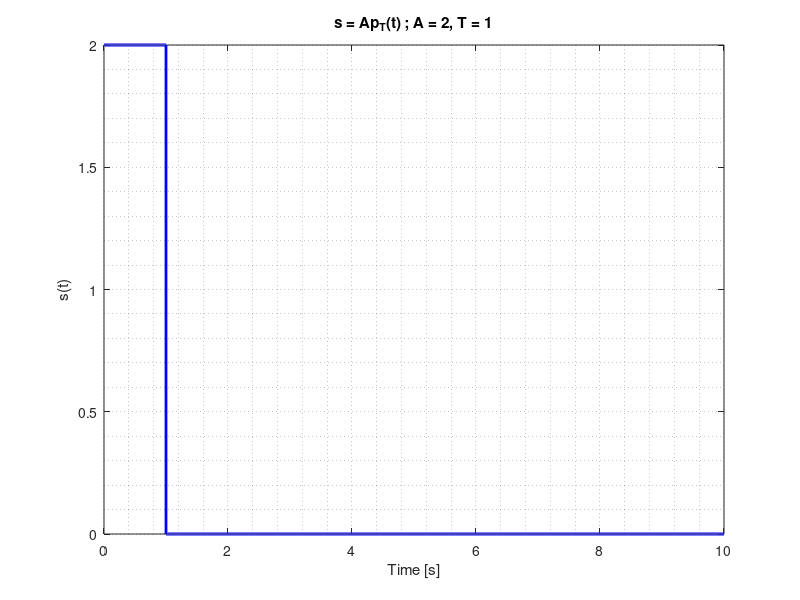

The MATLAB script that drew this image: (Note: this script raises an error after producing the figure.)
%%%%%%%%%%%% Applied Signal Processing Laboratory %%%%%%%%%%%%%%%%%%%%%%%%%

% Written by Oliviero Vouch
% Dept. of Electronics and Telecommunications
% Politecnico di Torino
% 2024

% Exercise 2 - Simulation of TX-RX communication channel and delay
% estimation by cross-correlation

%% Clean workspace
clearvars        % Deletes all the variables in the current workspace
close all force  % Closes all the MATLAB windows except for the IDE     
clc              % Clean the Command Window (but not the hystory)

%% Define simulation parameters for rectangular pulse
A = 2; % rect. pulse amplitude [-]
T = 1; % rect. pulse duration [sec]
Tmin = 0; % Lower limit of observation time-window [sec]
Tmax = 10*T; % Upper limit of observation time-window [sec]
f0 = 1e3; % modulation frequency [Hz]
fs=1e4;  % sampling frequency - [samples/second]
Ts=1/fs;  % sampling time (i.e., time resolution) - [seconds]

%% create Cartesian time/frequency axes (according to simulation parameters) 
t=Tmin:Ts:Tmax-Ts;  % time axis
N = Tmax*fs; % Total number of samples in time axis
NT = T*fs; % Number of samples of rectangular pulse

fres=fs/N;          % frequency spacing/resolution (depends only on the observation time T_{max})
f=0:fres:fs-fres;   % frequency axis
ff=f-fs/2;          % symmetric frequency axis (fundamental interval)

%% Task 2: design the rectangular pulse with amplitude A and duration T on the defined time axis
s = zeros(1,N);
s(1:NT)=A;   

%% Task 3: plot the signal [time-domain]
figure('Name','Signal plot [Time domain]') % creates an empty figure with title
plot(t,s,'b','LineWidth',2)               % creates a Cartesian plot using time axis as x-axis and signal values as y-axis 

% Retrieve hanlde of Cartesian axes in current figure
ax = gca;

% Set labels to the current axes
xlabel(ax,'Time [s]')
ylabel(ax,'s(t)')

% Set title to the current axes
title(ax,sprintf('s = Ap_T(t) ; A = %d, T = %d',A,T))

% Display axes grid lines 
grid(ax,"minor")

% Set axes fontsize
ax.FontSize = 16;

%% Task 4: plot the signal amplitude spectrum [frequency-domain]
S = fft(s);         % FFT spectrum of the rectangular pulse
M = abs(S*Ts);      % magnitude of the fft spectrum
MM = fftshift(M);   % two-sided amplitude spectrum (even function of frequency) --> show the amplitude spectrum in [-fs/2:fs/2-fres]

% % %% Subtask 7.2: Real signal has even amplitude spectrum --> plot the single-sided amplitude spectrum
% % M_ss = M(1:N/2+1);
% % M_ss(2:end-1) = 2*M_ss(2:end-1);
% % f_ss = fres*(0:1:N/2);

figure('Name','Double-sided amplitude spectrum [frequency domain]') 
plot(ff,MM,'r','LineWidth',2)
ax = gca;
xlabel(ax,'frequency [Hz]');
ylabel(ax,'|S(f)|');
grid(ax,"minor")
ax.FontSize = 16;
xlim([-fs/2 +fs/2])
title(ax,sprintf('Double-sided amplitude spectrum'))

%% Task 5: modulate the signal around f0 and plot the modulated spectrum (vs. original spectrum)
smod = s.*exp(1i*2*pi*f0*t);
Smod = fft(smod);         % FFT spectrum of the rectangular pulse
Mmod = abs(Smod*Ts);      % magnitude of the fft spectrum
MMmod = fftshift(Mmod);   % two-sided amplitude spectrum (even function of frequency) --> show the amplitude spectrum in [-fs/2:fs/2-fres]

figure('Name','Double-sided amplitude spectrum [frequency domain] of original vs. modulated signal')

% original signal
subplot(2,1,1)
sax1 = gca;
stem(ff,MM,'filled','Color','r')            
xlabel(sax1,'frequency [Hz]')
ylabel(sax1,'|S(f)|')
% --- Configure the plot
grid(sax1,"minor")
sax1.FontSize = 16;
sax1.XLim = [-fs/2 +fs/2]; 
sax1.YLim = [0 A];
title(sax1,sprintf('amplitude spectrum of the baseband signal'))

% modulated signal
subplot(2,1,2)
sax2 = gca;
stem(ff,MMmod,'filled','Color','r')            
xlabel(sax2,'frequency [Hz]')
ylabel(sax2,'|S_{mod}(f)|')
grid(sax2,"minor")
sax2.FontSize = 16;
sax2.XLim = [-fs/2 +fs/2]; 
sax2.YLim = [0 A];
title(sax2,sprintf('amplitude spectrum of modulated signal'))

%% Task 6: Simulate propagation of the modulated signal (i.e., delay accumulation D + noise injection)
% Propagation delay
D = 70e-3; % [sec]
% Noise
sigma2 = 10; % variance

%% Subtask 6.1: introduce a delay into the modul.ated signal
Ds = fix(D*fs); % Propagation delay in samples
s_delay = [zeros(1,Ds) smod];

%% Subtask 6.2: generate additive White Gaussian noise (AWGN channel model) 
noise = sqrt(sigma2/2)*(randn(1,length(s_delay)) + 1i*randn(1,length(s_delay)));

% % WGN autocorrelation
% [Rxx,lags] =xcorr(noise,'biased'); 
% % The argument 'biased' is used for proper scaling by 1/L
% % Normalize auto-correlation with sample length for proper scaling
% figure('Name','WGN autocorrelation')
% plot(lags,real(Rxx)); 
% title('Auto-correlation Function of white noise');
% xlabel('Lags')
% ylabel('Correlation')
% grid on;
% 
% N = fft(Rxx);             % FFT spectrum of White Gaussian noise
% Nmag = abs(N*Ts);         % magnitude of the fft spectrum
% NNmag = fftshift(Nmag);   % two-sided amplitude spectrum (even function of frequency) --> show the amplitude spectrum in [-fs/2:fs/2-fres]
% 
% figure('Name','WGN spectrum')
% plot(NNmag); 
% title('Amplitude spectrum of white noise');
% xlabel('frequency [Hz]')
% ylabel('spectrum')
% grid on;

%% Subtask 6.3: get the received signal 
rx = s_delay+noise; % Received signal

%% Task 7: Plot received signal (time domain)
figure('Name','Received signal plot [Time domain]') % creates an empty figure with title
hold on
plot([t zeros(1,Ds)],real(rx),'LineWidth',2,'DisplayName','In-phase component')               % creates a Cartesian plot using time axis as x-axis and signal values as y-axis 
plot([t zeros(1,Ds)],imag(rx),'LineWidth',2,'DisplayName','In-Quadrature component')
hold off
legend show
% Retrieve hanlde of Cartesian axes in current figure
ax = gca;

% Set labels to the current axes
xlabel(ax,'Time [s]')
ylabel(ax,'r(t)')

% Set title to the current axes
title(ax,sprintf('r(t) = s(t-t_d)e^{j2\\pif_0(t)-t_d} + w(t)'))

% Display axes grid lines 
grid(ax,"minor")

% Set axes fontsize
ax.FontSize = 16;

%% Task 8: Plot received signal spectrum (frequency domain)
R = fft(rx);         % FFT spectrum of white Gaussian noise
Mr = abs(R*Ts);      % Magnitude of the fft spectrum
MMr = fftshift(Mr);  % Two-sided amplitude spectrum (even function of frequency) --> show the amplitude spectrum in [-fs/2:fs/2-fres]

figure('Name','Double-sided amplitude spectrum [frequency domain] of original vs. modulated signal')

% modulated signal
subplot(2,1,1)
sax2 = gca;
stem(ff,MMmod,'filled','Color','r')            
xlabel(sax2,'frequency [Hz]')
ylabel(sax2,'|S_{mod}(f)|')
grid(sax2,"minor")
sax2.FontSize = 16;
sax2.XLim = [-fs/2 +fs/2]; 
sax2.YLim = [0 A];
title(sax2,sprintf('modulated signal'))

% received signal
subplot(2,1,2)
sax1 = gca;
stem([ff zeros(1,Ds)],MMr,'filled','Color','r')            
xlabel(sax1,'frequency [Hz]')
ylabel(sax1,'|R(f)|')
% --- Configure the plot
grid(sax1,"minor")
sax1.FontSize = 16;
sax1.XLim = [-fs/2 +fs/2]; 
sax1.YLim = [0 A];
title(sax1,sprintf('received signal (delay+noise)'))

%% Task 9: Demodulate received signal 
rx_demod = rx.*exp(-1i*2*pi*f0*[t zeros(1,Ds)]);

%% Task 10: compute cross-correlation between received signal and local replica of transmitted rect. pulse
[Cc, lags] = xcorr(rx_demod,[s zeros(1,Ds)],'biased'); % argument biased is used for proper scaling by number of samples
[maxCc, idxCc] = max(Cc); % get maximum of cross-correlation

%% Task 11: plot the cross-correlation
figure('Name','Cross-correlation')
plot(lags,abs(Cc)); 
title('Cross-correlation between received signal and transmitted rectangular pulse');
xlabel('Lags [\tau]')
xlim([min(lags) max(lags)])
ylabel('Correlation')
grid on;

%% Task 11: Delay estimation (evaluate error w.r.t. true delay)
D_est = lags(idxCc)/fs;
error = abs(D - D_est);
